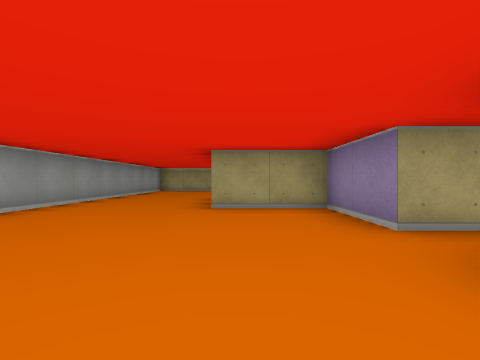
[1] (above)

24 first-person views from a walk through a cub3D maze. The camera is about half as high as the walls, looks level and sees 85° across. The floor is counted in squares. Each view is taken from the middle of a square. On the plan, view 1 faces up. The plan holds only what a view shows up to about 9 squares ahead; the rest is blank.

[2]
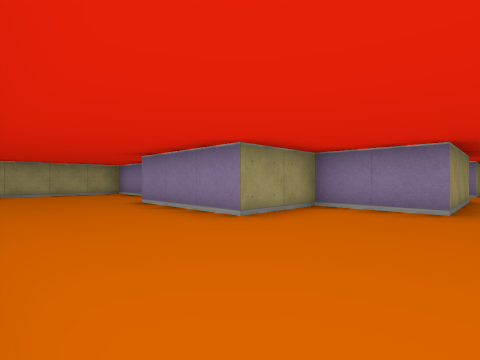

[3]
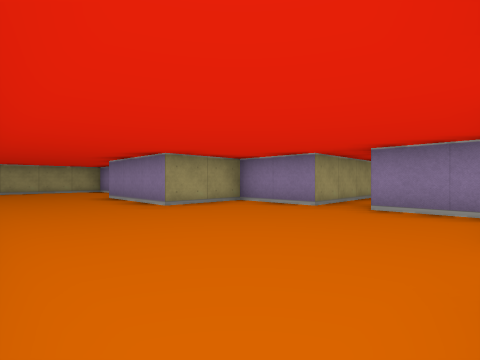

[4]
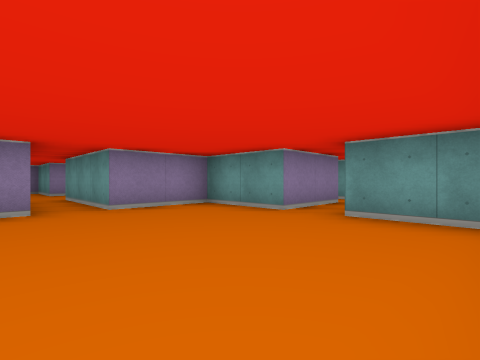

[5]
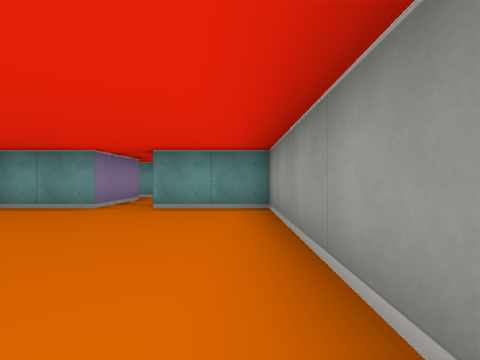

[6]
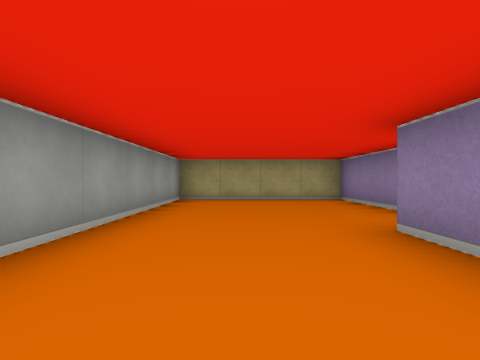

[7]
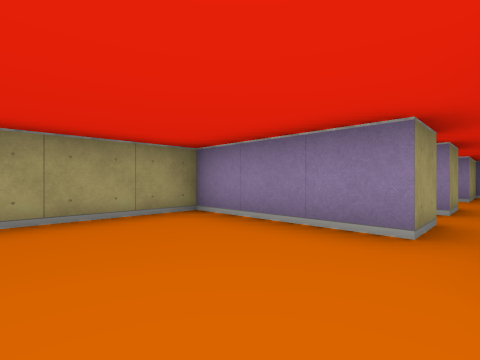

[8]
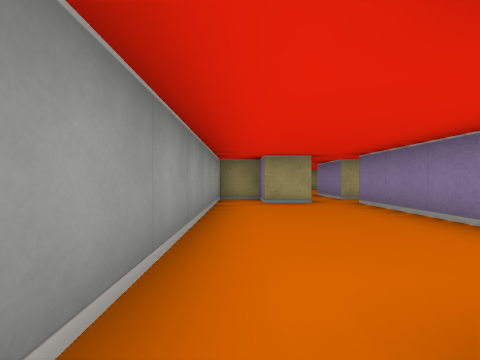

[9]
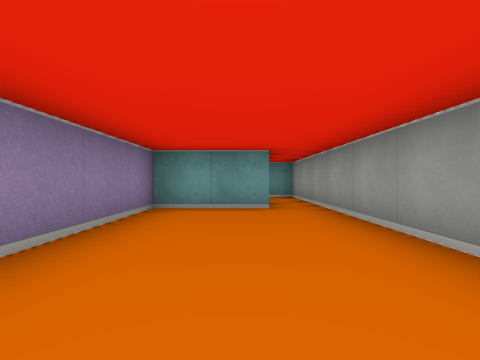

[10]
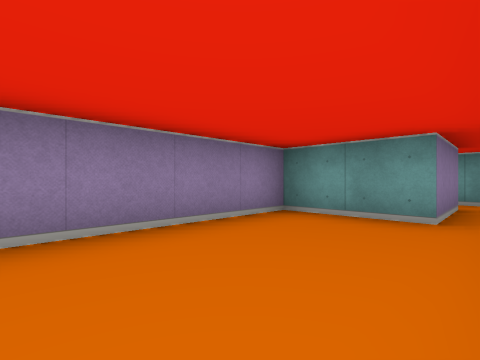

[11]
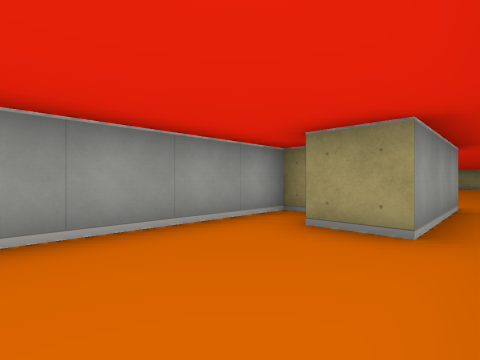

[12]
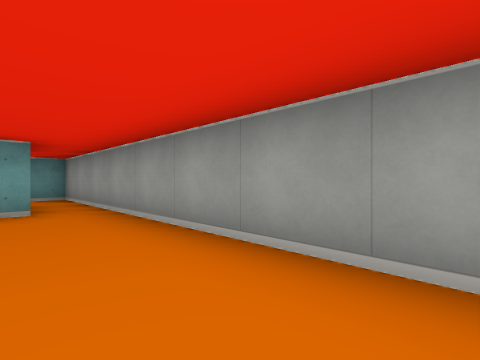

[13]
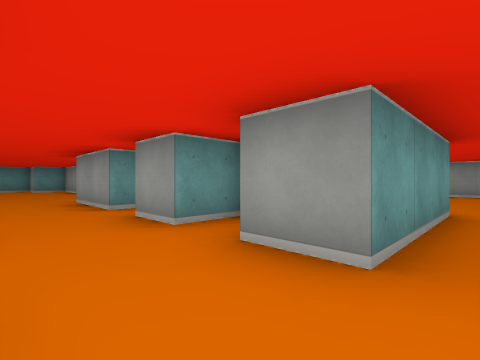

[14]
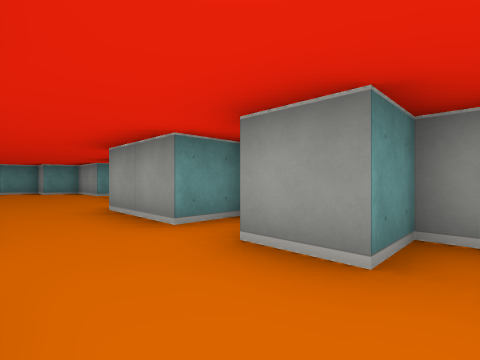

[15]
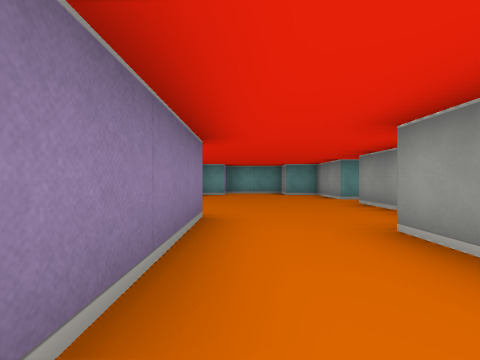

[16]
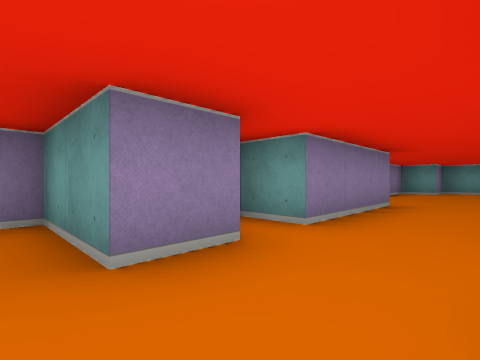

[17]
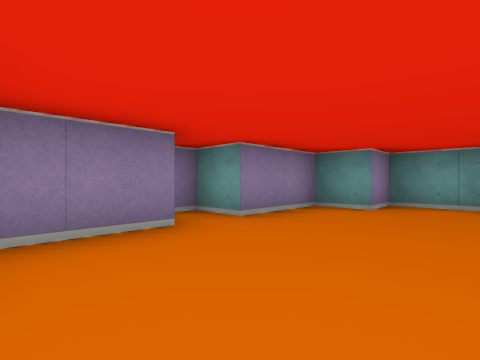

[18]
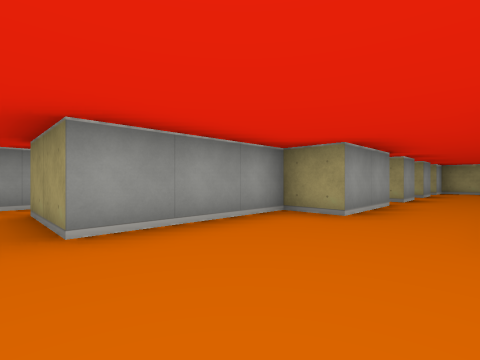

[19]
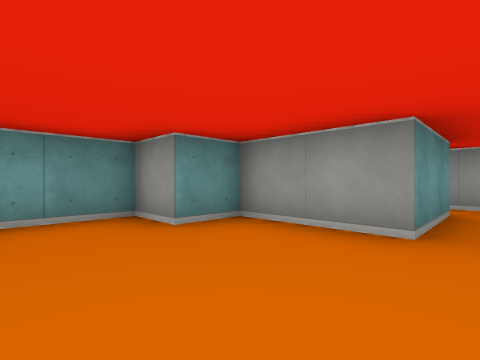

[20]
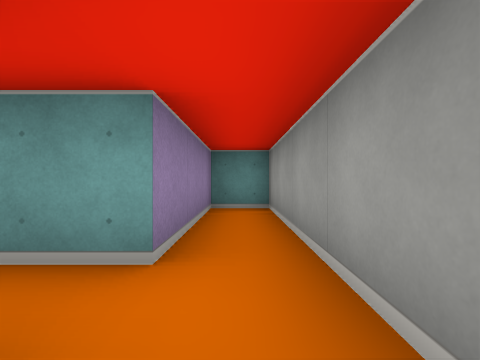

[21]
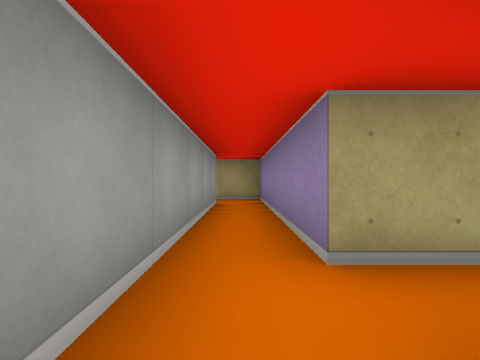

[22]
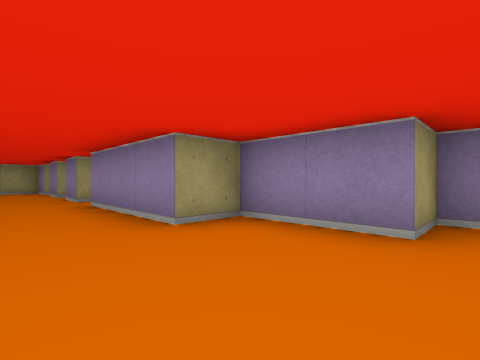

[23]
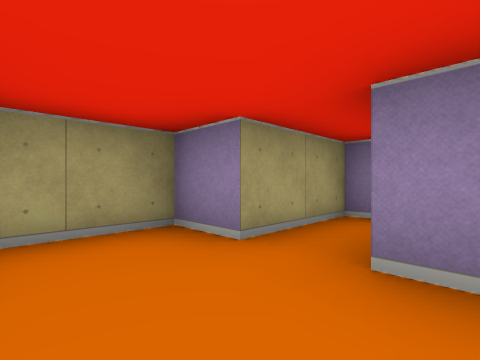

[24]
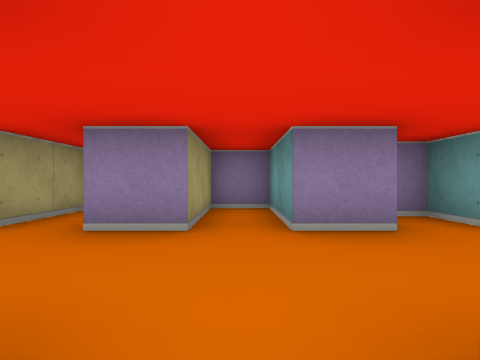

### Floor plan
Points are (right, up) in squares from view 1. A wall is a line through its corners. A room is listed if a view was taken in it or the views show most of it. See-through windows are left out.
Room 1 (views 1, 2, 3, 4, 5, 6, 7)
walls: (1.5, 8.5) (0.5, 8.5) (0.5, 11.5) (-3.5, 11.5) (-3.5, -0.5) (-1.5, -0.5); (-0.5, -0.5) (1.5, -0.5) (1.5, 1.5) (4.5, 1.5); (4.5, 2.5) (1.5, 2.5) (1.5, 4.5) (-0.5, 4.5) (-0.5, 7.5)
ways out: opening at (-1, -1.5) to room 2; opening at (4, 2) to room 3; opening at (1, 8)
Room 2 (views 8, 9, 10, 11, 12)
walls: (0.5, -2.5) (-0.5, -2.5) (-0.5, -0.5); (-1.5, -0.5) (-1.5, -3.5) (-2.5, -3.5) (-2.5, -2.5) (-3.5, -2.5) (-3.5, -10.5); (-2.5, -10.5) (-2.5, -8.5) (-0.5, -8.5) (-0.5, -3.5) (0, -3.5)
ways out: opening at (-1, -1.5) to room 1; opening at (0, -3) to room 6; opening at (-3, -9.5)
Room 3 (view 13)
walls: (6.5, 1.5) (8.2, 1.5); (4.5, 3.2) (4.5, 2.5); (8.5, 2.5) (6.5, 2.5) (6.5, 3.5) (4.8, 3.5)
ways out: opening at (4, 2) to room 1; opening at (5.5, 1) to room 4
Room 4 (views 14, 16, 23, 24)
walls: (6.5, -1.5) (6.5, -0.5) (8.5, -0.5) (8.5, 0.5) (6.5, 0.5) (6.5, 1.5); (4.5, 1.5) (4.5, 0.5); (3.5, 0) (3.5, -0.5) (4.5, -0.5) (4.5, -1.5)
ways out: opening at (5.5, 1) to room 3; opening at (5.5, -1) to room 5
Room 5 (views 15, 17, 18, 19, 22)
walls: (3.5, -8.5) (3.5, -10.5) (4.5, -10.5) (4.5, -11.5) (6.5, -11.5) (6.5, -10.5) (7.5, -10.5) (7.5, -8.5) (8.5, -8.5) (8.5, -7.5) (7.5, -7.5) (7.5, -5.5) (6.5, -5.5) (6.5, -2.5) (7.5, -2.5) (7.5, -2); (3.5, -2.5) (4.5, -2.5) (4.5, -4.5) (3.5, -4.5) (3.5, -7.5)
ways out: opening at (5.5, -1) to room 4; opening at (2.5, -8) to room 6
Room 6 (views 20, 21)
walls: (3.5, -7.5) (1.5, -7.5) (1.5, -2.5) (0.5, -2.5); (0.5, -3.5) (0.5, -11.5) (1.5, -11.5) (1.5, -8.5) (3.5, -8.5)
ways out: opening at (0, -3) to room 2; opening at (2.5, -8) to room 5

Where each view was taken, in squares from view 1:
view 1: 0 up, 0 right, facing up
view 2: 2 up, 3 left, facing up-right
view 3: 0 up, 3 left, facing up-right
view 4: 3 up, 3 left, facing down-right
view 5: 4 up, 3 left, facing down
view 6: 5 up, 2 left, facing up
view 7: 8 up, 2 left, facing up-right
view 8: 9 down, 3 left, facing up
view 9: 4 down, 2 left, facing down
view 10: 5 down, 3 left, facing down-right
view 11: 6 down, 1 left, facing up-left
view 12: 4 down, 2 left, facing down-left
view 13: 2 up, 6 right, facing down-left
view 14: 0 up, 6 right, facing down-left
view 15: 2 down, 6 right, facing down
view 16: 0 up, 5 right, facing down-right
view 17: 6 down, 5 right, facing down-right
view 18: 8 down, 6 right, facing up-left
view 19: 8 down, 6 right, facing down-left
view 20: 7 down, 1 right, facing down
view 21: 9 down, 1 right, facing up
view 22: 8 down, 5 right, facing up-right
view 23: 1 up, 5 right, facing up-right
view 24: 0 up, 4 right, facing right
